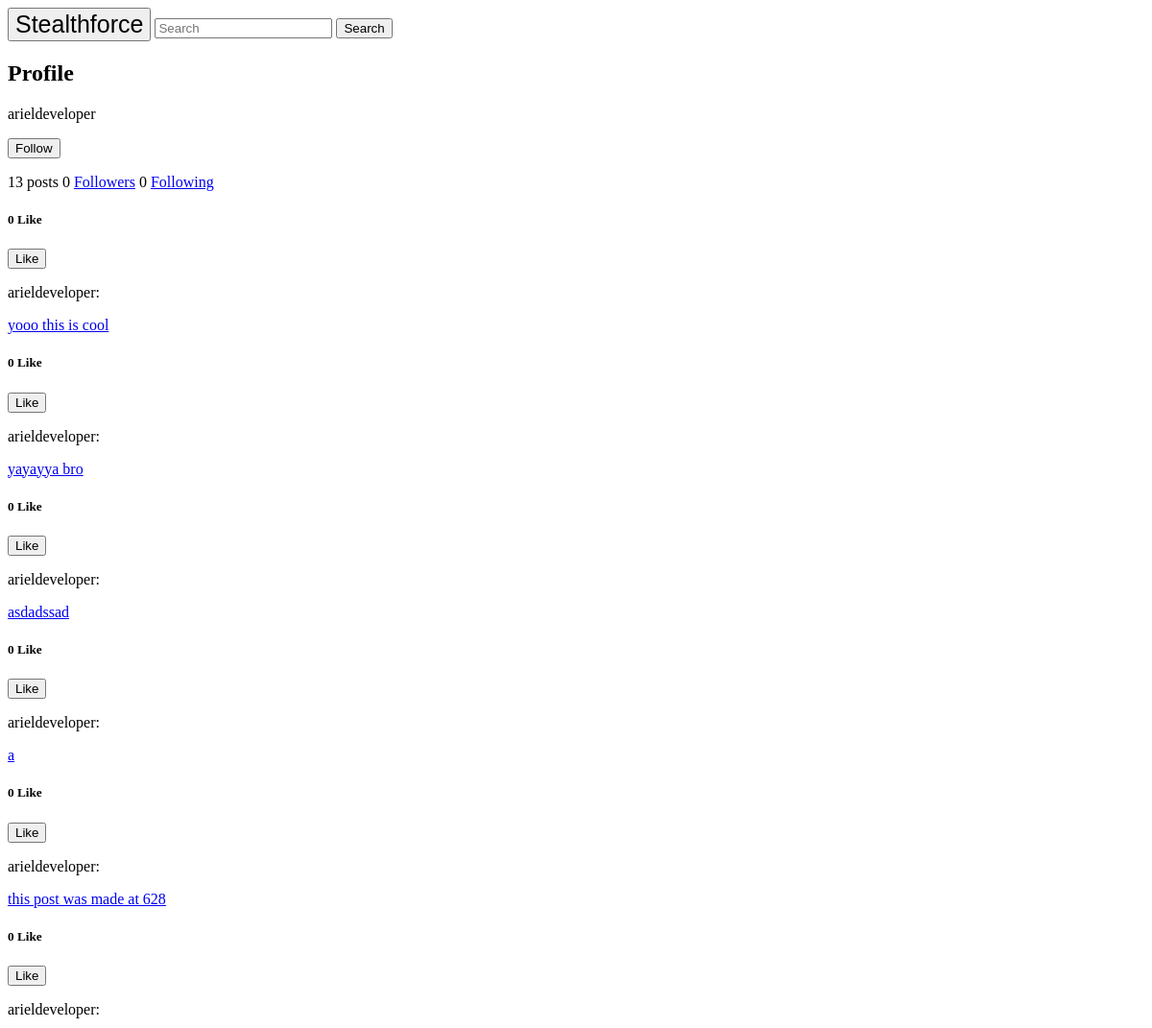
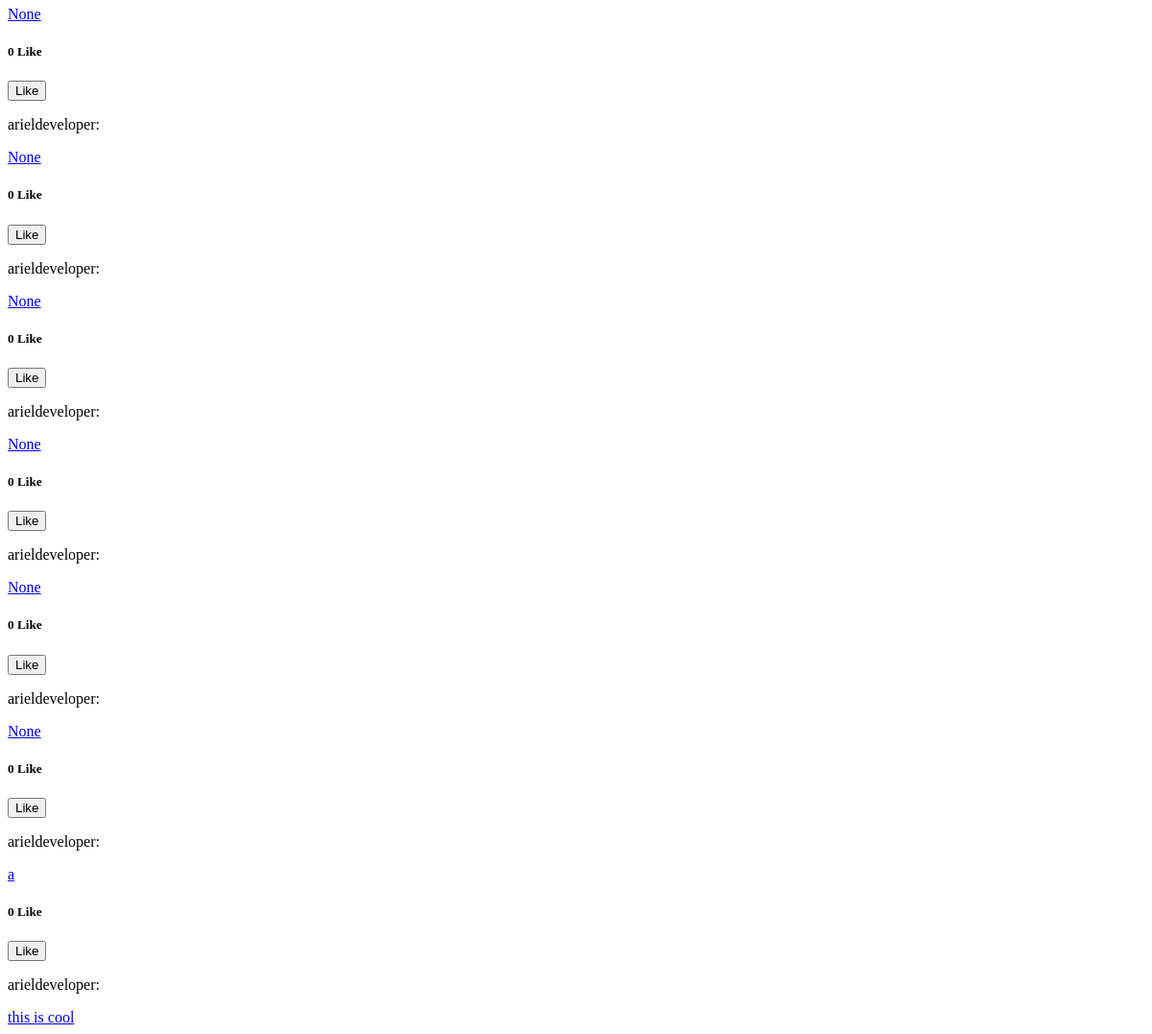
The app's page /user/arieldeveloper/, older data (2 pictures, top to bottom).
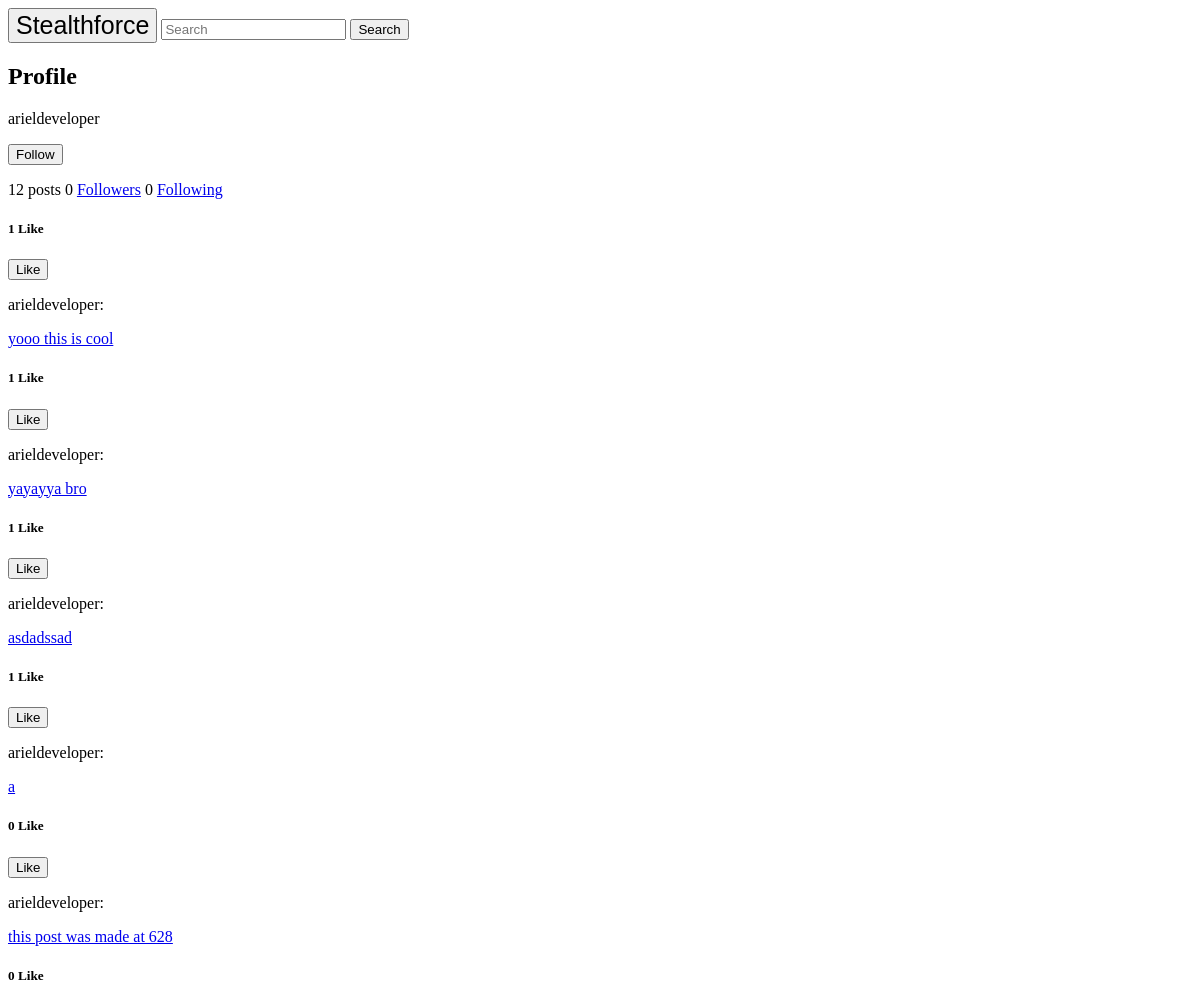
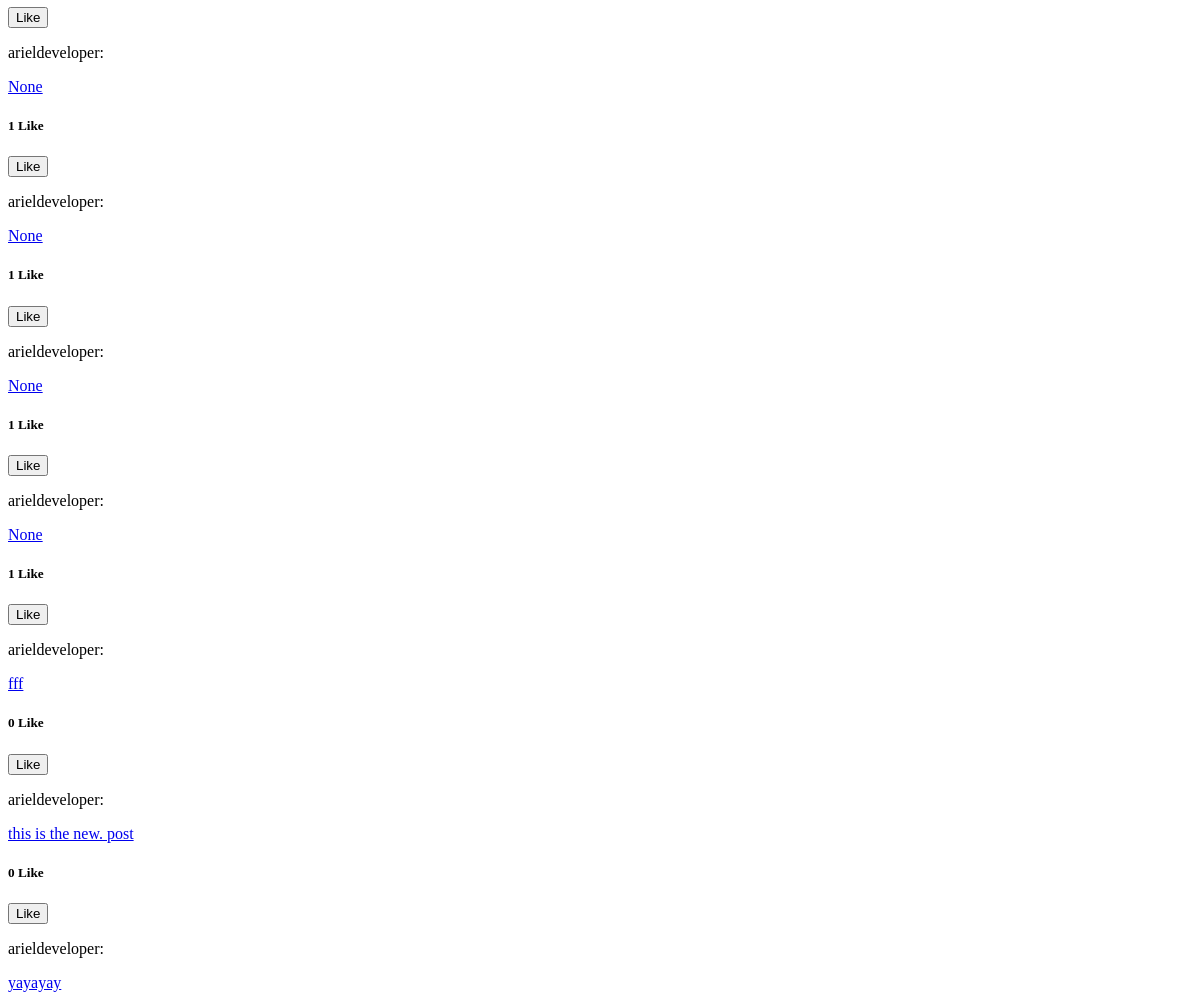
The same page, newer data (2 pictures, top to bottom).
### feed/models.py (models this page shows, shortened)
class FeedItem(models.Model):
    caption = models.CharField(max_length=255, blank=True, null=True) #Allow user
    owner = models.ForeignKey(User, on_delete=models.CASCADE)
    created_time = models.DateTimeField(auto_now_add=True)
    updated_time = models.DateTimeField(auto_now_add=True)
    liked = models.ManyToManyField(User, default=None, blank=True, related_name='liked')
    @property
    def number_of_likes(self):
        return self.liked.all().count()

### users/models.py (models this page shows, shortened)
class Account(AbstractBaseUser):
    email = models.EmailField(verbose_name="email", max_length=60, unique=True)
    username = models.CharField(max_length=30, unique=True)
    date_joined = models.DateTimeField(verbose_name='date joined', auto_now_add=True)
    last_login = models.DateTimeField(verbose_name='last login', auto_now=True)
    is_admin = models.BooleanField(default=False)
    is_staff = models.BooleanField(default=False)
    is_superuser = models.BooleanField(default=False)
    is_active = models.BooleanField(default=True)
    followers = models.ManyToManyField("Account", blank=True, symmetrical=False, related_name="people_followers")
    following = models.ManyToManyField("Account", blank=True, symmetrical=False, related_name="people_following")
    USERNAME_FIELD = 'email' #allows user to login with email instead of username/id
    REQUIRED_FIELDS = ['username']
    objects = MyAccountManager()

### users/views.py (the view)
# urls.py: path('user/<str:username>/', user_views.user_profile_view, name='profile'),
def user_profile_view(request, username):
    user_being_viewed = get_object_or_404(User, username=username)
    posts = FeedItem.objects.filter(owner=user_being_viewed)
    if 'follow' in request.POST or 'unfollow' in request.POST:
        follow_or_unfollow(user_being_viewed, request.user)
    elif 'message' in request.POST:
        pass
    context = {
        'request_user': request.user,
        'user_viewed': user_being_viewed,
        'user_posts': posts,
    }
    return render(request, "users/profile.html", context)

### users/templates/users/profile.html (shortened to what this page needs)
{% extends 'main_app/base.html' %}
{% block body %}
<h2>Profile</h2>
    <p>{{ user_viewed.username }}  </p>
        {% if request_user.username == user_viewed.username %}
            <form method="get" action="/accounts/edit/">
                <button type="submit">Edit Profile</button>
            </form>
        {% else %}
            <form method="POST" action="">
                {% if request_user in user_viewed.followers.all %}
                    <button type="submit" name="unfollow">Unfollow</button>
                    <button type="submit" name="message">Message</button>
                {% else %}
                    <button type="submit" name="follow">Follow</button>
                    {% endif %}
            </form>
        {% endif %}
    <p>{{ user_posts.count }} posts {{ user_viewed.followers.count }} <a href="/user/{{ user_viewed.username }}/followers">Followers</a> {{ user_viewed.following.count }} <a href="/user/{{ user_viewed.username }}/following">Following</a></p>
     {% for user_post in user_posts %}
         <h5>{{ user_post.number_of_likes }} Like</h5>
        <form action = "{% url 'like' %}" method="POST">
            {% if user not in user_post.liked.all %}
                <button type="submit">Like</button>
            {% else %}
                <button type="submit">Unlike</button>
            {% endif %}
            <p> {{ user_post.owner.username }}:</p> <a href="{% url 'feed-detail' user_post.id %}"> {{ user_post.caption }}</a>
        </form>
    {% endfor %}
{% endblock %}

Row changes from the older to the newer data that the page shows:
removed FeedItem: number_of_likes "0", shows "Like", owner.username "arieldeveloper", caption "None"
removed FeedItem: number_of_likes "0", shows "Like", owner.username "arieldeveloper", caption "None"
computed for FeedItem "yooo this is cool": number_of_likes "0" → "1"
computed for FeedItem "yayayya bro": number_of_likes "0" → "1"
computed for FeedItem "asdadssad": number_of_likes "0" → "1"
computed for FeedItem (number 4 of 12 on the later page): number_of_likes "0" → "1"
computed for FeedItem (number 7 of 12 on the later page): number_of_likes "0" → "1"
computed for FeedItem (number 8 of 12 on the later page): number_of_likes "0" → "1"
computed for FeedItem (number 9 of 12 on the later page): number_of_likes "0" → "1"
added FeedItem: number_of_likes "1", shows "Like", owner.username "arieldeveloper", caption "fff"
changed FeedItem: caption "a" → "this is the new. post"
changed FeedItem: caption "this is cool" → "yayayay"
Text that changed along with them:
{{ user_posts.count }}: "13" → "12"
